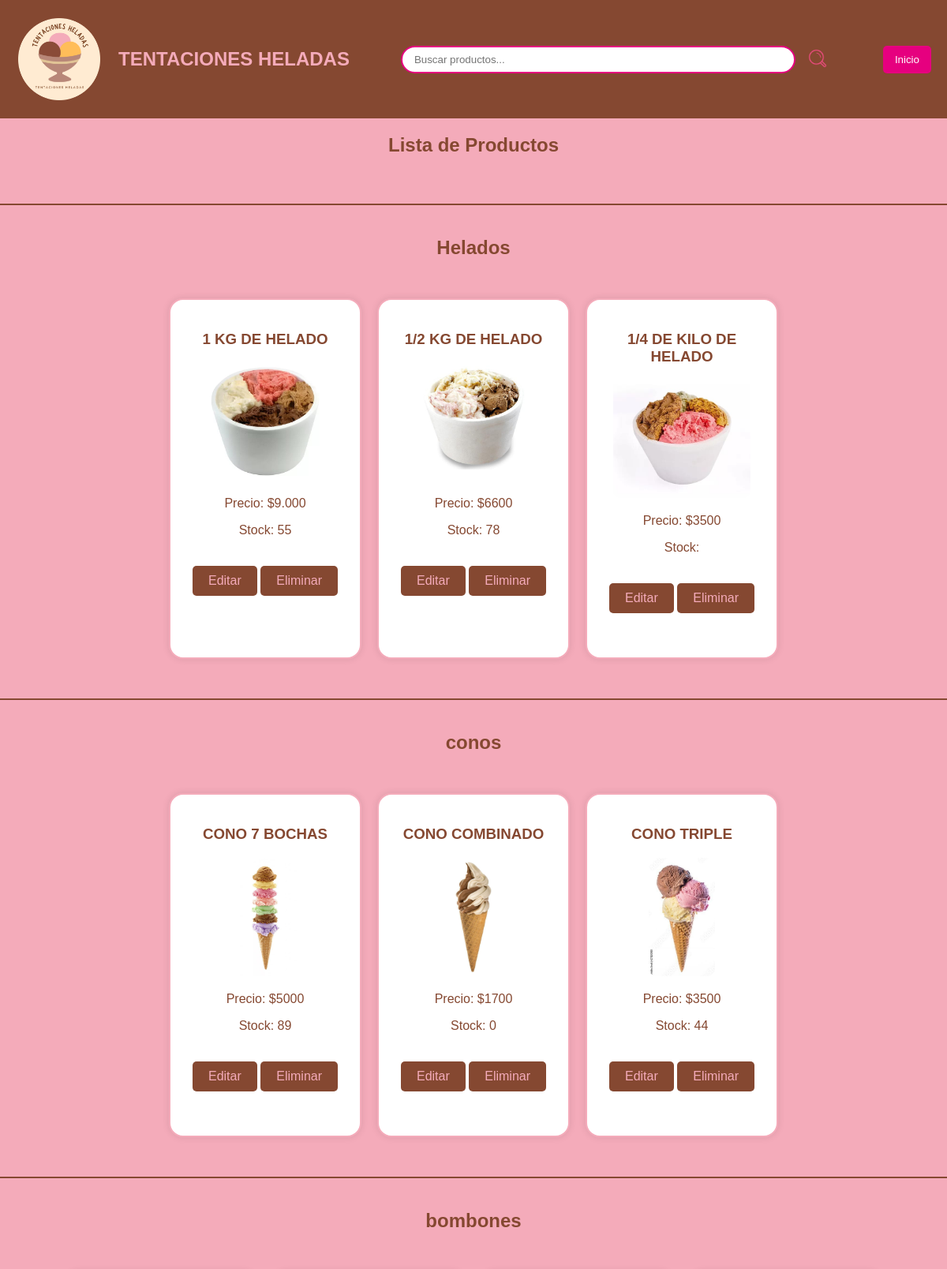
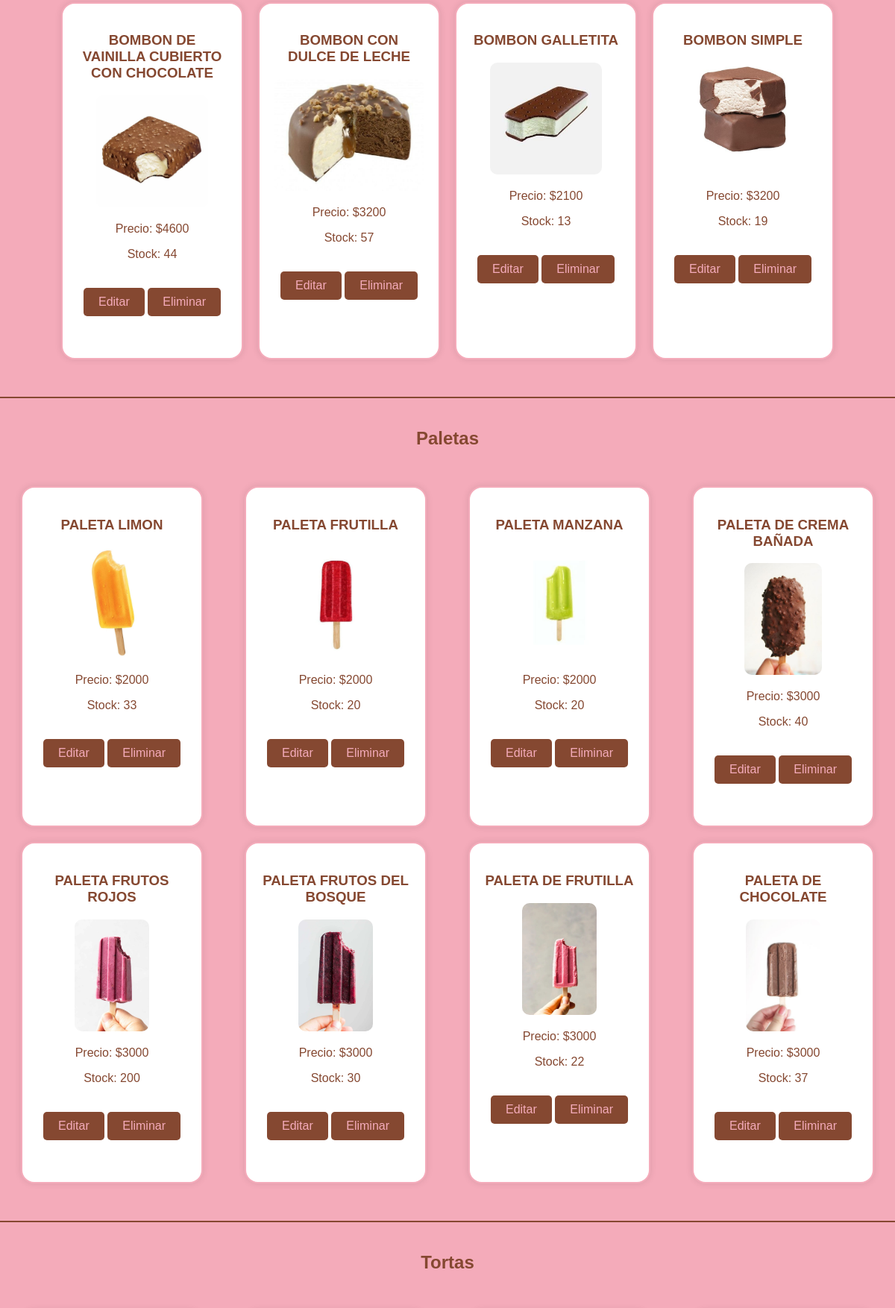
Screenshot of /admin/productos-admin.php (upper part) with the database file from the repository (2 pictures, top to bottom).
### tables this page shows
CREATE TABLE `productos` (
  `ID` int(255) NOT NULL,
  `nombre` varchar(255) NOT NULL,
  `categoria_id` int(11) DEFAULT NULL,
  `Precio` varchar(11) NOT NULL,
  `imagen` varchar(255) NOT NULL,
  `stock` varchar(255) NOT NULL
);

### admin/productos-admin.php (the view, shortened to what this page needs)
<?php
include('../db.php');
$result = mysqli_query($conn, "SELECT p.ID, p.nombre, p.categoria_id, p.Precio, p.imagen, p.stock, c.nombre AS categoria_nombre FROM productos p JOIN categorias c ON p.categoria_id = c.ID");
$productos_por_categoria = [];
while ($producto = mysqli_fetch_assoc($result)) {
    $productos_por_categoria[$producto['categoria_nombre']][] = $producto;
}
?>
<!DOCTYPE html>
<html lang="es">
<head>
</head>
<header>
        <div class="header-left">
            <img class="logo" src="../img/logo.png" alt="logo">
            <h1>TENTACIONES HELADAS</h1>
        </div>
        <div class="search-container">
            <input type="search" id="searchInput" placeholder="Buscar productos...">
            <button class="search-btn" onclick="scrollToProduct()">
                <img src="../img/lupa.webp" alt="Buscar" style="width: 24px; height: 24px;">
            </button>
        </div>
        <button class="home-button" onclick="location.href='index-admin.php'">Inicio</button>
    </header>
<body>
    <h2>Lista de Productos</h2>
    <div class="cajitamm">
        <?php foreach ($productos_por_categoria as $categoria => $productos): ?>
            <div class="categoria">
                <h2><?php echo htmlspecialchars($categoria); ?></h2>
                <div class="productos-row">
                    <?php foreach ($productos as $producto): ?>
                        <div class="cho">
                            <h3><?php echo htmlspecialchars($producto['nombre']); ?></h3>
                            <img src="../img/<?php echo htmlspecialchars($producto['imagen']); ?>" alt="<?php echo htmlspecialchars($producto['nombre']); ?>">
                            <p>Precio: $<?php echo htmlspecialchars($producto['Precio']); ?></p>
                            <p>Stock: <?php echo htmlspecialchars($producto['stock']); ?></p>
                            <p>
                                <a href="editar_producto.php?id=<?php echo $producto['ID']; ?>" class="button">Editar</a>
                                <a href="eliminar_producto.php?id=<?php echo $producto['ID']; ?>" class="button">Eliminar</a>
                            </p>
                        </div>
                    <?php endforeach; ?>
                </div>
            </div>
        <?php endforeach; ?>
    </div>
</body>
</html>
</body>
</html>

### admin/productos-admin.php (style rules this page uses)
body { font-family: Arial, sans-serif; margin: 0; padding: 0; background-color: #f4f4f4; }
body { font-family: Arial, sans-serif; background-color: #f4abba; color: #854831; margin: 0; padding: 0; }
.logo { max-width: 130px; }
header { background-color: #854831; color: #f4abba; padding: 10px; display: flex; align-items: center; justify-content: space-between; flex-wrap: wrap; }
.header-left { display: flex; align-items: center; }
.header-left h1 { margin-left: 10px; font-size: 24px; }
.search-container { flex: 1; display: flex; justify-content: center; margin: 10px 0; position: relative; }
h2 { text-align: center; margin-top: 20px; }
.cajitamm { display: flex; flex-direction: column; align-items: center; margin: 20px auto; max-width: 1200px; }
.categoria { display: flex; flex-direction: column; align-items: center; margin-top: 40px; border-top: 2px solid #854831; padding-top: 20px; width: 100%; }
.productos-row { display: flex; justify-content: space-around; flex-wrap: wrap; margin-top: 20px; }
.cho { border-radius: 18px; border: 2px solid #f4abba; background-color: #ffffff; padding: 20px; margin: 10px; text-align: center; box-shadow: 0 0 10px rgba(0, 0, 0, 0.1); width: 200px; transition: transform 0.2s; }
.cho img { max-width: 100%; height: 150px; border-radius: 10px; object-fit: cover; }
.button { display: inline-block; padding: 10px 20px; margin-top: 20px; background-color: #854831; color: #f4abba; text-decoration: none; border-radius: 5px; margin-bottom: 20px; }
input[type="search"] { border: 2px solid #e6007f; border-radius: 20px; padding: 8px 40px 8px 15px; outline: none; color: #333; width: 100%; max-width: 500px; transition: border-color 0.3s ease; }
.search-btn { background-color: transparent; border: none; cursor: pointer; margin-left: 10px; transition: transform 0.2s; }
.home-button { background-color: #e6007f; border: none; border-radius: 5px; padding: 10px 15px; color: white; cursor: pointer; margin-right: 10px; }

### rows the page displays
productos: nombre "1 KG DE HELADO", imagen (picture), Precio "9.000", stock "55"
productos: nombre "1/2 KG DE HELADO", imagen (picture), Precio "6600", stock "78"
productos: nombre "1/4 DE KILO DE HELADO", imagen (picture), Precio "3500"
productos: nombre "CONO 7 BOCHAS", imagen (picture), Precio "5000", stock "89"
productos: nombre "CONO COMBINADO", imagen (picture), Precio "1700", stock "0"
productos: nombre "CONO TRIPLE", imagen (picture), Precio "3500", stock "44"
productos: nombre "BOMBON DE VAINILLA CUBIERTO CON CHOCOLATE", imagen (picture), Precio "4600", stock "44"
productos: nombre "BOMBON CON DULCE DE LECHE", imagen (picture), Precio "3200", stock "57"
productos: nombre "BOMBON GALLETITA", imagen (picture), Precio "2100", stock "13"
productos: nombre "BOMBON SIMPLE", imagen (picture), Precio "3200", stock "19"
productos: nombre "PALETA LIMON", imagen (picture), Precio "2000", stock "33"
productos: nombre "PALETA FRUTILLA", imagen (picture), Precio "2000", stock "20"
productos: nombre "PALETA MANZANA", imagen (picture), Precio "2000", stock "20"
productos: nombre "PALETA DE CREMA BAÑADA", imagen (picture), Precio "3000", stock "40"
productos: nombre "PALETA FRUTOS ROJOS", imagen (picture), Precio "3000", stock "200"
productos: nombre "PALETA FRUTOS DEL BOSQUE", imagen (picture), Precio "3000", stock "30"
productos: nombre "PALETA DE FRUTILLA", imagen (picture), Precio "3000", stock "22"
productos: nombre "PALETA DE CHOCOLATE", imagen (picture), Precio "3000", stock "37"

### other values shown
$categoria "Helados"
$categoria "conos"
$categoria "bombones"
$categoria "Paletas"
$categoria "Tortas"
